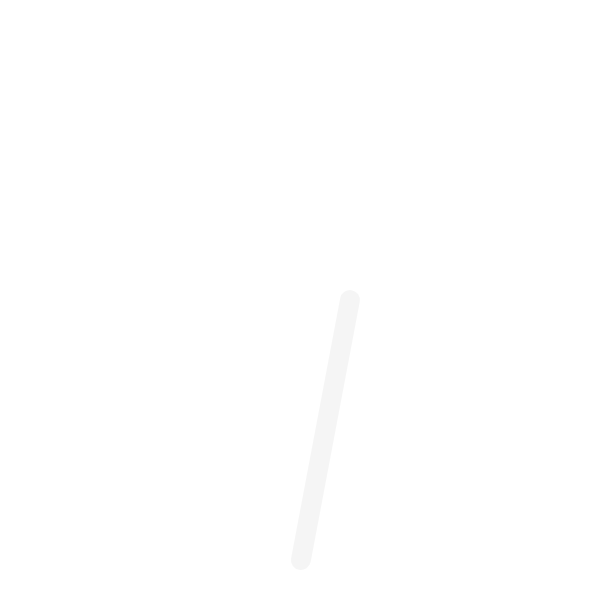
Frame 1 (no input)
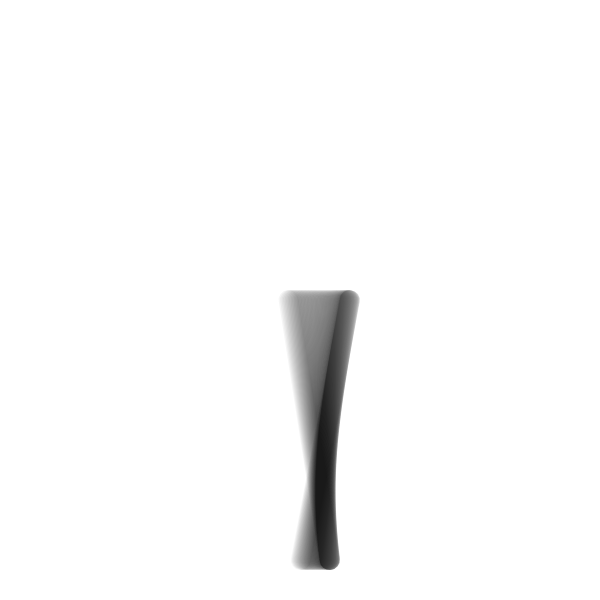
Frame 60 (no input)
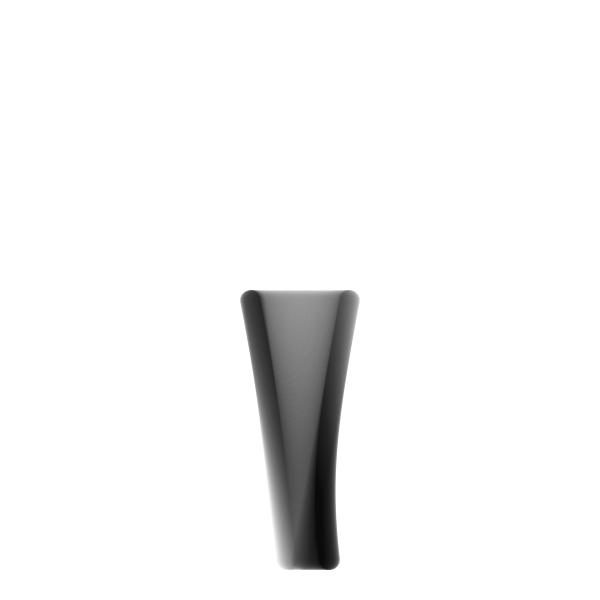
Frame 120 (the mouse pressed at the canvas centre since frame 60)

The p5.js sketch that drew these frames (run headless with seeded random() and noise() and a simulated clock; from frame 60 on, the mouse is pressed at the canvas centre):

// p5.js sketch
// ── sketch.js
// thick translucent strokes painting a slowly-oscillating diagonal line

let a = 0;

function setup() {
  createCanvas(600, 600);
  background(255);
}

function draw() {
  a += 0.03;
  const h = map(sin(a), -1, 1, 270, width - 270);
  const w = map(cos(a), -1, 1, 250, width - 250);
  noFill();
  stroke(0, 10);
  strokeWeight(20);
  line(w, height / 2, h, height - 40);
}
